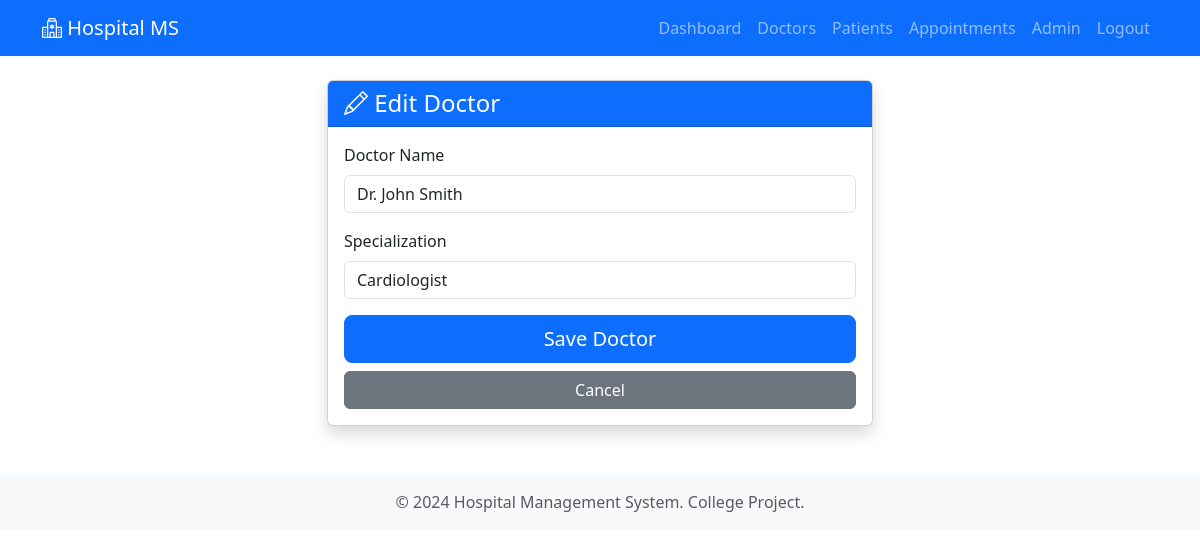
/admin/edit-doctor/1 (signed in), run on an earlier commit of the app's database.
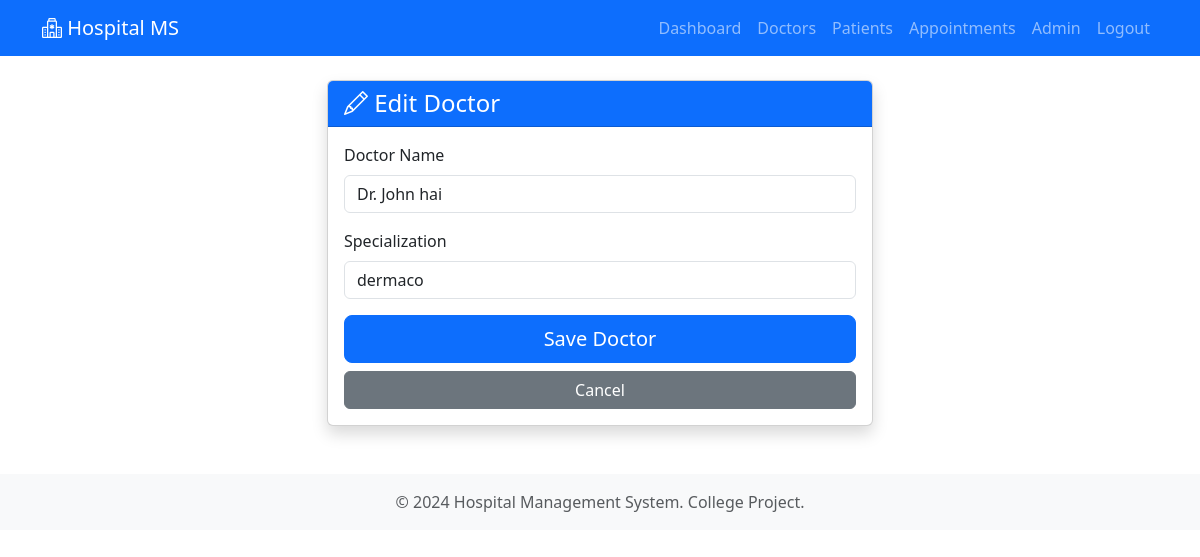
And on a later commit of the database.
### models.py (models this page shows, shortened)
class Doctor(db.Model):
    __tablename__ = 'doctors'
    id = db.Column(db.Integer, primary_key=True)
    name = db.Column(db.String(100), nullable=False)
    specialization = db.Column(db.String(100), nullable=False)
    created_at = db.Column(db.DateTime, default=datetime.utcnow)
    appointments = db.relationship('Appointment', backref='doctor', lazy=True, cascade='all, delete-orphan')

### admin.py (the view)
@admin_bp.route('/edit-doctor/<int:doctor_id>', methods=['GET', 'POST'])
@login_required
@admin_required
def edit_doctor(doctor_id):
    doctor = Doctor.query.get_or_404(doctor_id)
    form = DoctorForm()
    if form.validate_on_submit():
        doctor.name = form.name.data
        doctor.specialization = form.specialization.data
        db.session.commit()
        flash(f'Doctor {doctor.name} updated successfully!', 'success')
        return redirect(url_for('admin.doctors'))
    elif request.method == 'GET':
        form.name.data = doctor.name
        form.specialization.data = doctor.specialization
    return render_template('admin/edit_doctor.html', form=form, doctor=doctor)

### forms.py
class DoctorForm(FlaskForm):
    name = StringField('Doctor Name', validators=[
        DataRequired(),
        Length(min=2, max=100)
    ])
    specialization = StringField('Specialization', validators=[
        DataRequired(),
        Length(min=2, max=100)
    ])
    submit = SubmitField('Save Doctor')

### admin.py (called while the page is built)
def admin_required(f):
    @wraps(f)
    def decorated_function(*args, **kwargs):
        if not current_user.is_admin:
            flash('Access denied. Admin privileges required.', 'danger')
            return redirect(url_for('user.dashboard'))
        return f(*args, **kwargs)
    return decorated_function

### app.py (called while the page is built)
@login_manager.user_loader
def load_user(user_id):
    return User.query.get(int(user_id))

### models.py (called while the page is built)
    @property
    def is_admin(self):
        return self.role == 'admin'

### templates/admin/edit_doctor.html (shortened to what this page needs)
{% extends "base.html" %}
{% block content %}
<div class="row justify-content-center">
    <div class="col-md-6">
        <div class="card shadow">
            <div class="card-header bg-primary text-white">
                <h4 class="mb-0"><i class="bi bi-pencil"></i> Edit Doctor</h4>
            </div>
            <div class="card-body">
                <form method="POST" action="{{ url_for('admin.edit_doctor', doctor_id=doctor.id) }}">
                    <div class="mb-3">
                        {{ form.name.label(class="form-label") }}
                        {{ form.name(class="form-control" + (" is-invalid" if form.name.errors else "")) }}
                    </div>
                    <div class="mb-3">
                        {{ form.specialization.label(class="form-label") }}
                        {{ form.specialization(class="form-control" + (" is-invalid" if form.specialization.errors else "")) }}
                    </div>
                    <div class="d-grid gap-2">
                        {{ form.submit(class="btn btn-primary btn-lg") }}
                        <a href="{{ url_for('admin.doctors') }}" class="btn btn-secondary">Cancel</a>
                    </div>
                </form>
            </div>
        </div>
    </div>
</div>
{% endblock %}

What changed in the data, as far as the page shows it:
changed Doctor: name "Dr. John Smith" → "Dr. John hai"; specialization "Cardiologist" → "dermaco"
